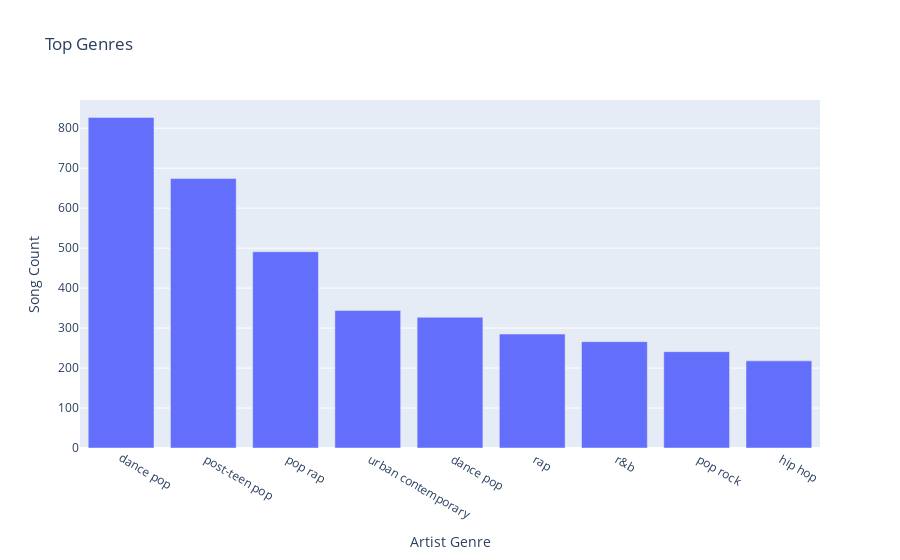

Notebook code for this chart:
### Markdown cell above
# Sorted Bar Chart Viz

### Code cell
line_copy = top_songs.copy()

# The most popular genres throughout the years
# - With selection feature/slider feature for year
#   - Be able to select different time frames
#   - "Select all" option
# - Display top 10 genres sorted by the count
#Put all the genres into dictionary
genres = dict()
line_copy['artist_genre'] = line_copy['artist_genre'].apply(lambda x : x.replace('[', ''))
line_copy['artist_genre'] = line_copy['artist_genre'].apply(lambda x : x.replace(']', ''))
line_copy['artist_genre'] = line_copy['artist_genre'].apply(lambda x : x.replace("'", ''))
line_copy['artist_genre'] = line_copy['artist_genre'].apply(lambda x : x.split(','))
for lst in line_copy['artist_genre']:
    
    for genre in lst:
        if genre in genres:
            genres[genre] += 1
        else:
            genres[genre] = 1
top_genres_keys = sorted(genres, key=genres.get, reverse=True)[1:10]
top_genres_values = [genres[key] for key in top_genres_keys]

fig = px.bar(x=top_genres_keys, y=top_genres_values, title = 'Top Genres', labels={'x':'Artist Genre', 'y':'Song Count'})
fig

### Figure 1 — Plotly figure (JSON) as saved in the notebook; plotly's stock layout.template omitted (floating-point values rounded to 4 significant figures)
{"data": [{"alignmentgroup": "True", "hovertemplate": "Artist Genre=%{x}<br>Song Count=%{y}<extra></extra>", "legendgroup": "", "marker": {"color": "#636efa"}, "name": "", "offsetgroup": "", "orientation": "v", "showlegend": false, "textposition": "auto", "type": "bar", "x": ["dance pop", " post-teen pop", " pop rap", " urban contemporary", " dance pop", " rap", " r&b", " pop rock", " hip hop"], "xaxis": "x", "y": [827, 674, 491, 344, 327, 285, 266, 241, 218], "yaxis": "y"}], "layout": {"barmode": "relative", "legend": {"tracegroupgap": 0}, "title": {"text": "Top Genres"}, "xaxis": {"anchor": "y", "domain": [0, 1], "title": {"text": "Artist Genre"}}, "yaxis": {"anchor": "x", "domain": [0, 1], "title": {"text": "Song Count"}}}}
